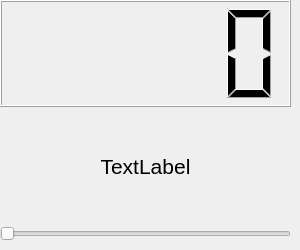
<?xml version="1.0" encoding="UTF-8"?>
<ui version="4.0">
 <class>MainWindow</class>
 <widget class="QMainWindow" name="MainWindow">
  <property name="windowModality">
   <enum>Qt::NonModal</enum>
  </property>
  <property name="enabled">
   <bool>true</bool>
  </property>
  <property name="geometry">
   <rect>
    <x>0</x>
    <y>0</y>
    <width>300</width>
    <height>250</height>
   </rect>
  </property>
  <property name="minimumSize">
   <size>
    <width>300</width>
    <height>250</height>
   </size>
  </property>
  <property name="maximumSize">
   <size>
    <width>300</width>
    <height>250</height>
   </size>
  </property>
  <property name="contextMenuPolicy">
   <enum>Qt::NoContextMenu</enum>
  </property>
  <property name="windowTitle">
   <string>OffTimer</string>
  </property>
  <widget class="QWidget" name="centralwidget">
   <widget class="QWidget" name="verticalLayoutWidget">
    <property name="geometry">
     <rect>
      <x>0</x>
      <y>0</y>
      <width>291</width>
      <height>241</height>
     </rect>
    </property>
    <layout class="QVBoxLayout" name="verticalLayout">
     <item>
      <widget class="QLCDNumber" name="LCD_Amount"/>
     </item>
     <item>
      <widget class="QLabel" name="L_Value_text">
       <property name="font">
        <font>
         <pointsize>16</pointsize>
        </font>
       </property>
       <property name="layoutDirection">
        <enum>Qt::LeftToRight</enum>
       </property>
       <property name="text">
        <string>TextLabel</string>
       </property>
       <property name="scaledContents">
        <bool>false</bool>
       </property>
       <property name="alignment">
        <set>Qt::AlignCenter</set>
       </property>
       <property name="wordWrap">
        <bool>false</bool>
       </property>
      </widget>
     </item>
     <item>
      <widget class="QSlider" name="HS_Value">
       <property name="autoFillBackground">
        <bool>false</bool>
       </property>
       <property name="maximum">
        <number>480</number>
       </property>
       <property name="orientation">
        <enum>Qt::Horizontal</enum>
       </property>
      </widget>
     </item>
    </layout>
   </widget>
  </widget>
 </widget>
 <resources/>
 <connections/>
</ui>
